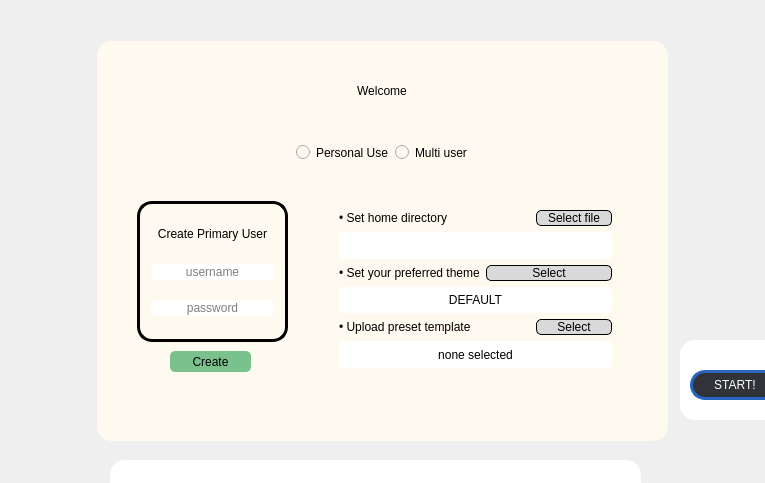
<?xml version="1.0" encoding="UTF-8"?>
<ui version="4.0">
 <class>first_run</class>
 <widget class="QMainWindow" name="first_run">
  <property name="geometry">
   <rect>
    <x>0</x>
    <y>0</y>
    <width>765</width>
    <height>483</height>
   </rect>
  </property>
  <property name="windowTitle">
   <string>Welcome to SIMS</string>
  </property>
  <property name="styleSheet">
   <string notr="true">background-color:rgb(25, 22, 51);
QMainWindow {background-image:url(C/Users/PC/Downloads/Qtbackground_img.png);}</string>
  </property>
  <widget class="QWidget" name="centralwidget">
   <widget class="QGroupBox" name="groupBox">
    <property name="geometry">
     <rect>
      <x>97</x>
      <y>41</y>
      <width>571</width>
      <height>400</height>
     </rect>
    </property>
    <property name="sizePolicy">
     <sizepolicy hsizetype="Fixed" vsizetype="Fixed">
      <horstretch>0</horstretch>
      <verstretch>0</verstretch>
     </sizepolicy>
    </property>
    <property name="minimumSize">
     <size>
      <width>571</width>
      <height>400</height>
     </size>
    </property>
    <property name="layoutDirection">
     <enum>Qt::LeftToRight</enum>
    </property>
    <property name="styleSheet">
     <string notr="true">border-radius: 15px;
            background-color: floralwhite;</string>
    </property>
    <property name="title">
     <string/>
    </property>
    <property name="alignment">
     <set>Qt::AlignCenter</set>
    </property>
    <widget class="QGroupBox" name="login_box">
     <property name="geometry">
      <rect>
       <x>40</x>
       <y>160</y>
       <width>151</width>
       <height>141</height>
      </rect>
     </property>
     <property name="styleSheet">
      <string notr="true">border:3px solid black</string>
     </property>
     <layout class="QVBoxLayout" name="verticalLayout_2">
      <item>
       <layout class="QHBoxLayout" name="horizontalLayout_5">
        <item>
         <widget class="QLabel" name="label">
          <property name="sizePolicy">
           <sizepolicy hsizetype="Preferred" vsizetype="Fixed">
            <horstretch>0</horstretch>
            <verstretch>0</verstretch>
           </sizepolicy>
          </property>
          <property name="minimumSize">
           <size>
            <width>0</width>
            <height>20</height>
           </size>
          </property>
          <property name="styleSheet">
           <string notr="true">font: 14px  &quot;Georgia&quot;;
color: black;
border: 0px;</string>
          </property>
          <property name="text">
           <string>Create Primary User</string>
          </property>
          <property name="alignment">
           <set>Qt::AlignCenter</set>
          </property>
         </widget>
        </item>
       </layout>
      </item>
      <item>
       <layout class="QHBoxLayout" name="horizontalLayout_3">
        <item>
         <widget class="QLineEdit" name="username">
          <property name="sizePolicy">
           <sizepolicy hsizetype="Fixed" vsizetype="Fixed">
            <horstretch>0</horstretch>
            <verstretch>0</verstretch>
           </sizepolicy>
          </property>
          <property name="minimumSize">
           <size>
            <width>123</width>
            <height>10</height>
           </size>
          </property>
          <property name="styleSheet">
           <string notr="true">background-color: white;
color:black;
border-radius:5px;
border: 2px black;</string>
          </property>
          <property name="alignment">
           <set>Qt::AlignCenter</set>
          </property>
          <property name="placeholderText">
           <string>username</string>
          </property>
         </widget>
        </item>
       </layout>
      </item>
      <item>
       <layout class="QHBoxLayout" name="horizontalLayout_4">
        <item>
         <widget class="QLineEdit" name="password">
          <property name="sizePolicy">
           <sizepolicy hsizetype="Fixed" vsizetype="Fixed">
            <horstretch>0</horstretch>
            <verstretch>0</verstretch>
           </sizepolicy>
          </property>
          <property name="minimumSize">
           <size>
            <width>123</width>
            <height>0</height>
           </size>
          </property>
          <property name="styleSheet">
           <string notr="true">background-color: white;
color:black;
border-radius:5px;
border: 2px black;</string>
          </property>
          <property name="maxLength">
           <number>4</number>
          </property>
          <property name="echoMode">
           <enum>QLineEdit::Password</enum>
          </property>
          <property name="alignment">
           <set>Qt::AlignCenter</set>
          </property>
          <property name="placeholderText">
           <string>password</string>
          </property>
         </widget>
        </item>
       </layout>
      </item>
     </layout>
    </widget>
    <widget class="QPushButton" name="user_create">
     <property name="geometry">
      <rect>
       <x>73</x>
       <y>310</y>
       <width>81</width>
       <height>21</height>
      </rect>
     </property>
     <property name="sizePolicy">
      <sizepolicy hsizetype="Fixed" vsizetype="Fixed">
       <horstretch>0</horstretch>
       <verstretch>0</verstretch>
      </sizepolicy>
     </property>
     <property name="minimumSize">
      <size>
       <width>81</width>
       <height>21</height>
      </size>
     </property>
     <property name="maximumSize">
      <size>
       <width>81</width>
       <height>21</height>
      </size>
     </property>
     <property name="styleSheet">
      <string notr="true">
QPushButton{
	background-color:#7ac28d;
	border-radius:5px;
	
}
QPushButton:hover{
	background-color:rgb(152, 243, 175);
	border-radius:5px;
}</string>
     </property>
     <property name="text">
      <string>Create</string>
     </property>
    </widget>
    <widget class="QWidget" name="horizontalLayoutWidget">
     <property name="geometry">
      <rect>
       <x>0</x>
       <y>10</y>
       <width>571</width>
       <height>80</height>
      </rect>
     </property>
     <layout class="QHBoxLayout" name="horizontalLayout_2">
      <item>
       <widget class="QLabel" name="label_2">
        <property name="sizePolicy">
         <sizepolicy hsizetype="Fixed" vsizetype="Fixed">
          <horstretch>0</horstretch>
          <verstretch>0</verstretch>
         </sizepolicy>
        </property>
        <property name="minimumSize">
         <size>
          <width>190</width>
          <height>60</height>
         </size>
        </property>
        <property name="styleSheet">
         <string notr="true">font: 26pt &quot;Georgia&quot;;
text-align:center;
color: black;</string>
        </property>
        <property name="text">
         <string>Welcome</string>
        </property>
        <property name="alignment">
         <set>Qt::AlignCenter</set>
        </property>
       </widget>
      </item>
     </layout>
    </widget>
    <widget class="QWidget" name="horizontalLayoutWidget_5">
     <property name="geometry">
      <rect>
       <x>0</x>
       <y>90</y>
       <width>571</width>
       <height>44</height>
      </rect>
     </property>
     <layout class="QHBoxLayout" name="horizontalLayout_6">
      <item>
       <widget class="QGroupBox" name="groupBox_2">
        <property name="sizePolicy">
         <sizepolicy hsizetype="Fixed" vsizetype="Preferred">
          <horstretch>0</horstretch>
          <verstretch>0</verstretch>
         </sizepolicy>
        </property>
        <property name="styleSheet">
         <string notr="true">font: 14px  &quot;Georgia&quot;;
color: black;
border: 0px;</string>
        </property>
        <property name="title">
         <string/>
        </property>
        <layout class="QHBoxLayout" name="horizontalLayout">
         <item>
          <widget class="QRadioButton" name="radioButton">
           <property name="text">
            <string>Personal Use</string>
           </property>
          </widget>
         </item>
         <item>
          <widget class="QRadioButton" name="radioButton_2">
           <property name="text">
            <string>Multi user</string>
           </property>
          </widget>
         </item>
        </layout>
       </widget>
      </item>
     </layout>
    </widget>
    <widget class="QGroupBox" name="stuff_box">
     <property name="geometry">
      <rect>
       <x>233</x>
       <y>160</y>
       <width>291</width>
       <height>176</height>
      </rect>
     </property>
     <layout class="QVBoxLayout" name="verticalLayout">
      <item>
       <layout class="QHBoxLayout" name="horizontalLayout_7">
        <item>
         <widget class="QLabel" name="label_3">
          <property name="styleSheet">
           <string notr="true">font: 18px  &quot;Georgia&quot;;
color: black;
border: 0px;</string>
          </property>
          <property name="text">
           <string>• Set home directory</string>
          </property>
         </widget>
        </item>
        <item>
         <widget class="QPushButton" name="home_dir_button">
          <property name="sizePolicy">
           <sizepolicy hsizetype="Fixed" vsizetype="Fixed">
            <horstretch>0</horstretch>
            <verstretch>0</verstretch>
           </sizepolicy>
          </property>
          <property name="minimumSize">
           <size>
            <width>76</width>
            <height>0</height>
           </size>
          </property>
          <property name="styleSheet">
           <string notr="true">QPushButton{
	background-color:rgb(217, 217, 217);
	color:black;
	border-radius:5px;
	border: 1px solid black;
	
}
QPushButton:hover{
	background-color:rgb(150, 150, 150);
	border-radius:5px;
	border: 1px solid white;
}</string>
          </property>
          <property name="text">
           <string>Select file</string>
          </property>
         </widget>
        </item>
       </layout>
      </item>
      <item>
       <widget class="QLabel" name="home_dir">
        <property name="styleSheet">
         <string notr="true">background-color: white;
color:black;
border-radius:5px;
border: 2px black;</string>
        </property>
        <property name="text">
         <string/>
        </property>
       </widget>
      </item>
      <item>
       <layout class="QHBoxLayout" name="horizontalLayout_9">
        <item>
         <widget class="QLabel" name="label_5">
          <property name="styleSheet">
           <string notr="true">font: 18px  &quot;Georgia&quot;;
color: black;
border: 0px;</string>
          </property>
          <property name="text">
           <string>• Set your preferred theme</string>
          </property>
         </widget>
        </item>
        <item>
         <widget class="QPushButton" name="theme_button">
          <property name="styleSheet">
           <string notr="true">QPushButton{
	background-color:rgb(217, 217, 217);
	color:black;
	border-radius:5px;
	border: 1px solid black;
	
}
QPushButton:hover{
	background-color:rgb(150, 150, 150);
	border-radius:5px;
	border: 1px solid white;
}</string>
          </property>
          <property name="text">
           <string>Select</string>
          </property>
         </widget>
        </item>
       </layout>
      </item>
      <item>
       <widget class="QLabel" name="theme_slec">
        <property name="styleSheet">
         <string notr="true">background-color: white;
color:black;
border-radius:5px;
border: 2px black;</string>
        </property>
        <property name="text">
         <string>DEFAULT</string>
        </property>
        <property name="alignment">
         <set>Qt::AlignCenter</set>
        </property>
       </widget>
      </item>
      <item>
       <layout class="QHBoxLayout" name="horizontalLayout_8">
        <item>
         <widget class="QLabel" name="label_9">
          <property name="styleSheet">
           <string notr="true">font: 18px  &quot;Georgia&quot;;
color: black;
border: 0px;</string>
          </property>
          <property name="text">
           <string>• Upload preset template</string>
          </property>
         </widget>
        </item>
        <item>
         <widget class="QPushButton" name="template_button">
          <property name="sizePolicy">
           <sizepolicy hsizetype="Fixed" vsizetype="Fixed">
            <horstretch>0</horstretch>
            <verstretch>0</verstretch>
           </sizepolicy>
          </property>
          <property name="minimumSize">
           <size>
            <width>76</width>
            <height>0</height>
           </size>
          </property>
          <property name="styleSheet">
           <string notr="true">
QPushButton{
	background-color:rgb(217, 217, 217);
	color:black;
	border-radius:5px;
	border: 1px solid black;
	
}
QPushButton:hover{
	background-color:rgb(150, 150, 150);
	border-radius:5px;
	border: 1px solid white;
}</string>
          </property>
          <property name="text">
           <string>Select</string>
          </property>
         </widget>
        </item>
       </layout>
      </item>
      <item>
       <widget class="QLabel" name="template_slec">
        <property name="styleSheet">
         <string notr="true">background-color: white;
color:black;
border-radius:5px;
border: 2px black;</string>
        </property>
        <property name="text">
         <string>none selected</string>
        </property>
        <property name="alignment">
         <set>Qt::AlignCenter</set>
        </property>
       </widget>
      </item>
     </layout>
     <zorder>theme_slec</zorder>
     <zorder>template_slec</zorder>
     <zorder>home_dir</zorder>
    </widget>
   </widget>
   <widget class="QGroupBox" name="groupBox_3">
    <property name="enabled">
     <bool>true</bool>
    </property>
    <property name="geometry">
     <rect>
      <x>680</x>
      <y>340</y>
      <width>120</width>
      <height>80</height>
     </rect>
    </property>
    <property name="styleSheet">
     <string notr="true">border-radius:15px;
background:white;</string>
    </property>
    <property name="title">
     <string/>
    </property>
    <widget class="QPushButton" name="start_button">
     <property name="geometry">
      <rect>
       <x>10</x>
       <y>30</y>
       <width>90</width>
       <height>30</height>
      </rect>
     </property>
     <property name="sizePolicy">
      <sizepolicy hsizetype="Fixed" vsizetype="Fixed">
       <horstretch>0</horstretch>
       <verstretch>0</verstretch>
      </sizepolicy>
     </property>
     <property name="minimumSize">
      <size>
       <width>90</width>
       <height>30</height>
      </size>
     </property>
     <property name="maximumSize">
      <size>
       <width>90</width>
       <height>30</height>
      </size>
     </property>
     <property name="styleSheet">
      <string notr="true">QPushButton{
	border-radius:15px;
	border: 3px solid rgb(40, 101, 191);
	/*border: 3px solid qlineargradient( x1:0, y1:0.5,x2:1,y2:0.5,
		stop: 0 #6C1AD6,
		stop: 0.25 #4FCFD8,
		stop: 0.71 #EBE32F,
		stop: 1.0 #F51919
	);*/
	background: rgb(49, 51, 56);
	font: 600 14pt &quot;Segoe UI&quot; ;
	color:white;
}
QPushButton:hover{
	color: white;
	background-color:rgb(114, 119, 130);
}</string>
     </property>
     <property name="text">
      <string>START!</string>
     </property>
    </widget>
   </widget>
   <widget class="QLabel" name="hide_box">
    <property name="enabled">
     <bool>true</bool>
    </property>
    <property name="geometry">
     <rect>
      <x>110</x>
      <y>460</y>
      <width>531</width>
      <height>281</height>
     </rect>
    </property>
    <property name="styleSheet">
     <string notr="true">border-radius:15px;
background:white;</string>
    </property>
    <property name="text">
     <string/>
    </property>
   </widget>
  </widget>
 </widget>
 <resources/>
 <connections/>
</ui>
